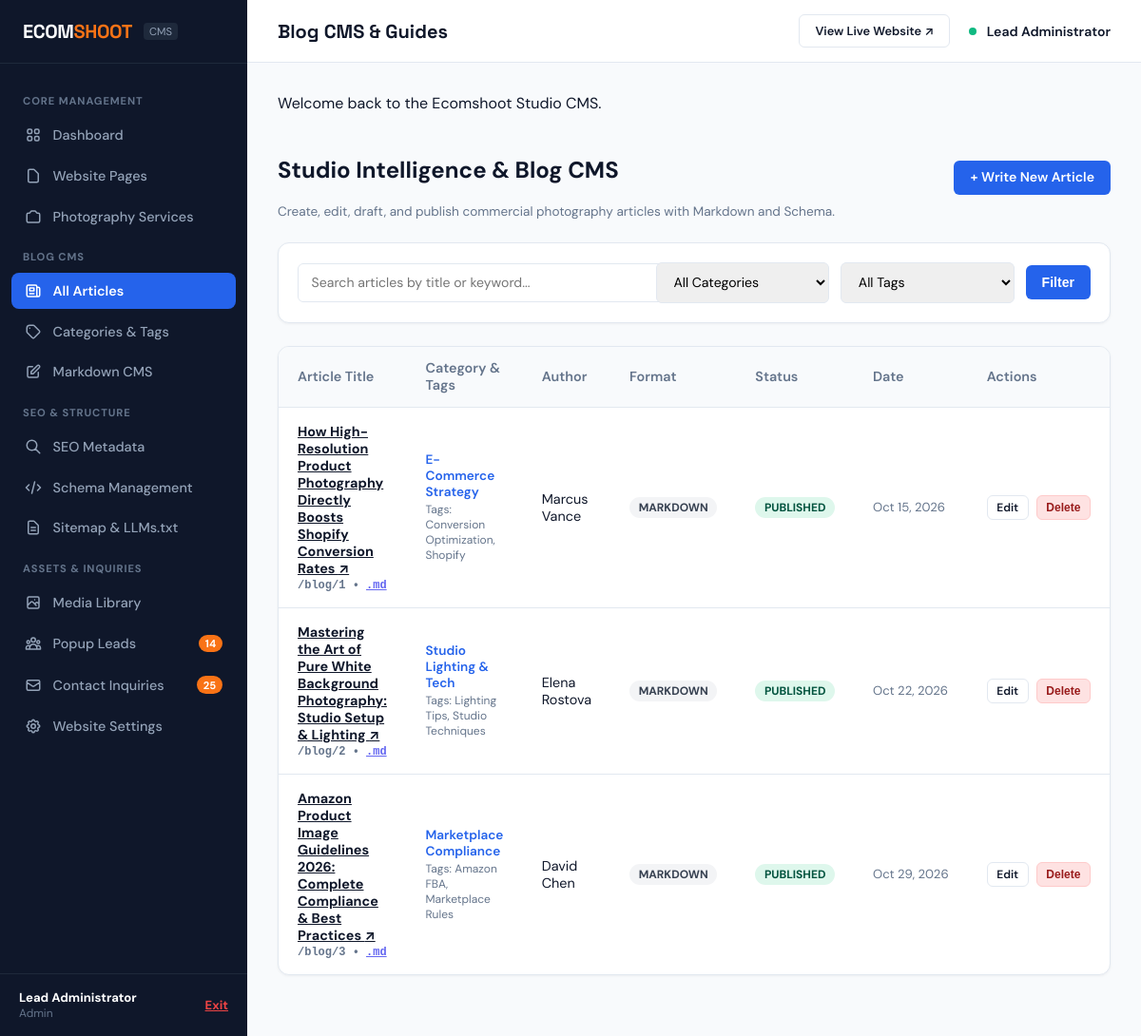
The page /admin/blogs.php (signed in) on the database its author committed.
### tables this page shows
CREATE TABLE `blogs` (
  `id` INT AUTO_INCREMENT PRIMARY KEY,
  `category_id` INT NULL,
  `title` VARCHAR(255) NOT NULL,
  `slug` VARCHAR(200) NOT NULL UNIQUE,
  `excerpt` TEXT NOT NULL,
  `content` LONGTEXT NOT NULL,
  `content_format` ENUM('markdown', 'html') DEFAULT 'markdown',
  `featured_image` VARCHAR(255) NULL,
  `author_name` VARCHAR(100) NOT NULL DEFAULT 'Ecomshoot Creative Studio',
  `author_role` VARCHAR(100) DEFAULT 'Commercial Photography Director',
  `status` ENUM('published', 'draft') DEFAULT 'published',
  `faqs_json` LONGTEXT NULL,
  `internal_links_json` LONGTEXT NULL,
  `read_time` VARCHAR(20) DEFAULT '5 min read',
  `published_at` DATETIME NULL,
  `created_at` TIMESTAMP DEFAULT CURRENT_TIMESTAMP,
  `updated_at` TIMESTAMP DEFAULT CURRENT_TIMESTAMP ON UPDATE CURRENT_TIMESTAMP,
  CONSTRAINT `fk_blogs_category` FOREIGN KEY (`category_id`) REFERENCES `blog_categories` (`id`) ON DELETE SET NULL
);

CREATE TABLE `blog_categories` (
  `id` INT AUTO_INCREMENT PRIMARY KEY,
  `name` VARCHAR(100) NOT NULL,
  `slug` VARCHAR(100) NOT NULL UNIQUE,
  `description` TEXT NULL,
  `created_at` TIMESTAMP DEFAULT CURRENT_TIMESTAMP
);

### config/config.php (called while the page is built, shortened)
<?php
function e(?string $string): string {
    return htmlspecialchars($string ?? '', ENT_QUOTES, 'UTF-8');
}
function url(string $path = ''): string {
    $cleanPath = ltrim($path, '/');
    $cleanPath = preg_replace('/\.php$/i', '', $cleanPath);
    return BASE_URL . ($cleanPath ? '/' . $cleanPath : '');
}
function blog_url($idOrSlug): string {
    static $slugMap = null;
    if ($slugMap === null) {
        $slugMap = [];
        try {
            $db = Database::getInstance()->getConnection();
            $stmt = $db->query("SELECT id, slug FROM blogs");
            while ($row = $stmt->fetch(PDO::FETCH_ASSOC)) {
                $slugMap[(int)$row['id']] = $row['slug'];
                $slugMap[$row['slug']] = $row['slug'];
            }
        } catch (Exception $e) {}
    }
    if (is_numeric($idOrSlug) && isset($slugMap[(int)$idOrSlug])) {
        return url('blog/' . $slugMap[(int)$idOrSlug]);
    }
    return url('blog/' . $idOrSlug);
}
function blog_md_url($idOrSlug): string {
    static $slugMap = null;
    if ($slugMap === null) {
        $slugMap = [];
        try {
            $db = Database::getInstance()->getConnection();
            $stmt = $db->query("SELECT id, slug FROM blogs");
            while ($row = $stmt->fetch(PDO::FETCH_ASSOC)) {
                $slugMap[(int)$row['id']] = $row['slug'];
                $slugMap[$row['slug']] = $row['slug'];
            }
        } catch (Exception $e) {}
    }
    if (is_numeric($idOrSlug) && isset($slugMap[(int)$idOrSlug])) {
        return url('blog/' . $slugMap[(int)$idOrSlug] . '.md');
    }
    return url('blog/' . $idOrSlug . '.md');
}

### admin/blogs.php (the view, shortened to what this page needs)
<?php
require_once __DIR__ . '/../config/config.php';
$db = Database::getInstance()->getConnection();
$searchQuery = trim($_GET['q'] ?? '');
$sql = "SELECT b.*, c.name as category_name,
        GROUP_CONCAT(DISTINCT t.name ORDER BY t.name SEPARATOR ', ') as tags_list
        FROM blogs b
        LEFT JOIN blog_categories c ON b.category_id = c.id
        LEFT JOIN blog_tag_relations rel ON rel.blog_id = b.id
        LEFT JOIN blog_tags t ON t.id = rel.tag_id
        WHERE 1=1";
$params = [];
$sql .= " GROUP BY b.id ORDER BY b.created_at DESC";
$stmt = $db->prepare($sql);
$stmt->execute($params);
$blogs = $stmt->fetchAll(PDO::FETCH_ASSOC);
require_once __DIR__ . '/includes/header.php';
?>
<div style="display: flex; justify-content: space-between; align-items: center; margin-bottom: 1.5rem; flex-wrap: wrap; gap: 1rem;">
  <div>
    <h2>Studio Intelligence &amp; Blog CMS</h2>
    <div style="font-size: 0.85rem; color: var(--admin-text-muted);">Create, edit, draft, and publish commercial photography articles with Markdown and Schema.</div>
  </div>
  <a href="<?= url('admin/blog-edit.php') ?>" class="btn-admin btn-admin-primary">+ Write New Article</a>
</div>
<div class="admin-card" style="margin-bottom: 1.5rem;">
  <div class="admin-card-body" style="padding: 1.25rem;">
    <form action="<?= url('admin/blogs.php') ?>" method="GET" style="display: flex; gap: 0.75rem; flex-wrap: wrap; align-items: center;">
      <div style="flex: 2; min-width: 220px;">
        <input type="text" name="q" value="<?= e($searchQuery) ?>" placeholder="Search articles by title or keyword..." class="admin-form-control" style="font-size: 0.88rem;">
      </div>
      <div style="flex: 1; min-width: 180px;">
        <select name="cat_id" class="admin-form-control" style="font-size: 0.88rem;">
          <option value="">All Categories</option>
        </select>
      </div>
      <div style="flex: 1; min-width: 180px;">
        <select name="tag_id" class="admin-form-control" style="font-size: 0.88rem;">
          <option value="">All Tags</option>
        </select>
      </div>
      <div>
        <button type="submit" class="btn-admin btn-admin-primary">Filter</button>
      </div>
    </form>
  </div>
</div>
<div class="admin-card">
  <div class="admin-card-body" style="padding: 0;">
    <table class="admin-table">
      <thead>
        <tr>
          <th>Article Title</th>
          <th>Category &amp; Tags</th>
          <th>Author</th>
          <th>Format</th>
          <th>Status</th>
          <th>Date</th>
          <th>Actions</th>
        </tr>
      </thead>
      <tbody>
        <?php if (empty($blogs)): ?>
          <tr>
            <td colspan="7" style="text-align: center; padding: 3rem; color: var(--admin-text-muted);">No articles found matching criteria.</td>
          </tr>
        <?php else: ?>
          <?php foreach ($blogs as $b): ?>
            <tr>
              <td style="font-weight: 700; max-width: 300px;">
                <a href="<?= blog_url($b['id']) ?>" target="_blank" style="color: var(--admin-text-main);">
                  <?= e($b['title']) ?> &nearr;
                </a>
                <div style="font-size: 0.75rem; color: var(--admin-text-muted); font-family: monospace; margin-top: 2px;">
                  /blog/<?= $b['id'] ?> &bull; <a href="<?= blog_md_url($b['id']) ?>" target="_blank" style="color: #6366F1;">.md</a>
                </div>
              </td>
              <td>
                <div style="font-weight: 600; color: var(--admin-primary); font-size: 0.85rem;">
                  <?= e($b['category_name'] ?: 'Uncategorized') ?>
                </div>
                <?php if (!empty($b['tags_list'])): ?>
                  <div style="font-size: 0.75rem; color: var(--admin-text-muted); margin-top: 2px;">
                    Tags: <span style="color: #64748B;"><?= e($b['tags_list']) ?></span>
                  </div>
                <?php endif; ?>
              </td>
              <td><?= e($b['author_name']) ?></td>
              <td><span class="status-pill status-draft"><?= strtoupper(e($b['content_format'])) ?></span></td>
              <td>
                <span class="status-pill status-<?= ($b['status'] === 'published') ? 'published' : 'draft' ?>">
                  <?= ucfirst(e($b['status'])) ?>
                </span>
              </td>
              <td style="font-size: 0.82rem; color: var(--admin-text-muted); white-space: nowrap;">
                <?= date('M j, Y', strtotime($b['published_at'] ?? $b['created_at'])) ?>
              </td>
              <td>
                <div style="display: flex; gap: 0.5rem;">
                  <a href="<?= url('admin/blog-edit.php?id=' . $b['id']) ?>" class="btn-admin btn-admin-outline" style="font-size: 0.75rem; padding: 0.3rem 0.6rem;">Edit</a>
                  <form action="<?= url('admin/blogs.php?delete=' . $b['id']) ?>" method="POST" onsubmit="return confirm('Are you sure you want to delete this article?');" style="display:inline;">
                    <button type="submit" class="btn-admin btn-admin-danger" style="font-size: 0.75rem; padding: 0.3rem 0.6rem;">Delete</button>
                  </form>
                </div>
              </td>
            </tr>
          <?php endforeach; ?>
        <?php endif; ?>
      </tbody>
    </table>
  </div>
</div>
<?php require_once __DIR__ . '/includes/footer.php'; ?>

### assets/css/admin.css (style rules this page uses)
:root { --admin-sidebar-width: 260px; --admin-header-height: 65px; --admin-bg: #F8FAFC; --admin-sidebar-bg: #0F172A; --admin-sidebar-hover: #1E293B; --admin-card-bg: #FFFFFF; --admin-border: #E2E8F0; --admin-text-main: #0F172A; --admin-text-muted: #64748B; --admin-primary: #2563EB; --admin-primary-hover: #1D4ED8; --admin-coral: #F97316; --admin-success: #10B981; --admin-danger: #EF4444; --admin-warning: #F59E0B; }
body.admin-body { background-color: var(--admin-bg); color: var(--admin-text-main); font-family: 'DM Sans', -apple-system, BlinkMacSystemFont, sans-serif; margin: 0; display: flex; min-height: 100vh; }
.admin-card { background-color: var(--admin-card-bg); border: 1px solid var(--admin-border); border-radius: 12px; overflow: hidden; box-shadow: 0 1px 3px rgba(15, 23, 42, 0.05); margin-bottom: 2rem; }
.admin-card-body { padding: 1.5rem; }
.admin-table { width: 100%; border-collapse: collapse; text-align: left; font-size: 0.9rem; }
.admin-table th { background-color: #F8FAFC; padding: 0.85rem 1.25rem; font-weight: 600; color: var(--admin-text-muted); border-bottom: 1px solid var(--admin-border); }
.admin-table td { padding: 1rem 1.25rem; border-bottom: 1px solid var(--admin-border); vertical-align: middle; }
.admin-table tr:last-child td { border-bottom: none; }
.status-pill { display: inline-block; font-size: 0.75rem; font-weight: 700; padding: 0.2rem 0.6rem; border-radius: 9999px; text-transform: uppercase; }
.status-published, .status-active, .status-converted { background-color: #DEF7EC; color: #03543F; }
.status-draft, .status-inactive { background-color: #F3F4F6; color: #374151; }
.btn-admin { display: inline-flex; align-items: center; gap: 0.4rem; padding: 0.55rem 1rem; font-size: 0.88rem; font-weight: 600; border-radius: 6px; border: 1px solid transparent; cursor: pointer; text-decoration: none; line-height: 1.2; }
.btn-admin-primary { background-color: var(--admin-primary); color: #FFFFFF; }
.btn-admin-danger { background-color: #FEE2E2; color: #991B1B; border-color: #FECACA; }
.btn-admin-outline { background-color: #FFFFFF; border-color: var(--admin-border); color: var(--admin-text-main); }
.admin-form-control { width: 100%; padding: 0.65rem 0.85rem; border: 1px solid var(--admin-border); border-radius: 6px; font-family: inherit; font-size: 0.9rem; }

### rows shown on the page
blogs: title "How High-Resolution Product Photography Directly Boosts Shopify Conversion Rates", id "1", category.name "E-Commerce Strategy", tags_list "Conversion Optimization, Shopify", author_name "Marcus Vance", content_format "MARKDOWN", status "PUBLISHED", published_at "Oct 15, 2026"
blogs: title "Mastering the Art of Pure White Background Photography: Studio Setup & Lighting", id "2", category.name "Studio Lighting & Tech", tags_list "Lighting Tips, Studio Techniques", author_name "Elena Rostova", content_format "MARKDOWN", status "PUBLISHED", published_at "Oct 22, 2026"
blogs: title "Amazon Product Image Guidelines 2026: Complete Compliance & Best Practices", id "3", category.name "Marketplace Compliance", tags_list "Amazon FBA, Marketplace Rules", author_name "David Chen", content_format "MARKDOWN", status "PUBLISHED", published_at "Oct 29, 2026"

### other values the page prints
$newLeadsCount "14"
$unreadCount "25"
$currentAdmin['name'] "Lead Administrator"
$currentAdmin['role'] "Admin"
$adminTitle "Blog CMS & Guides"
$flash['message'] "Welcome back to the Ecomshoot Studio CMS."
